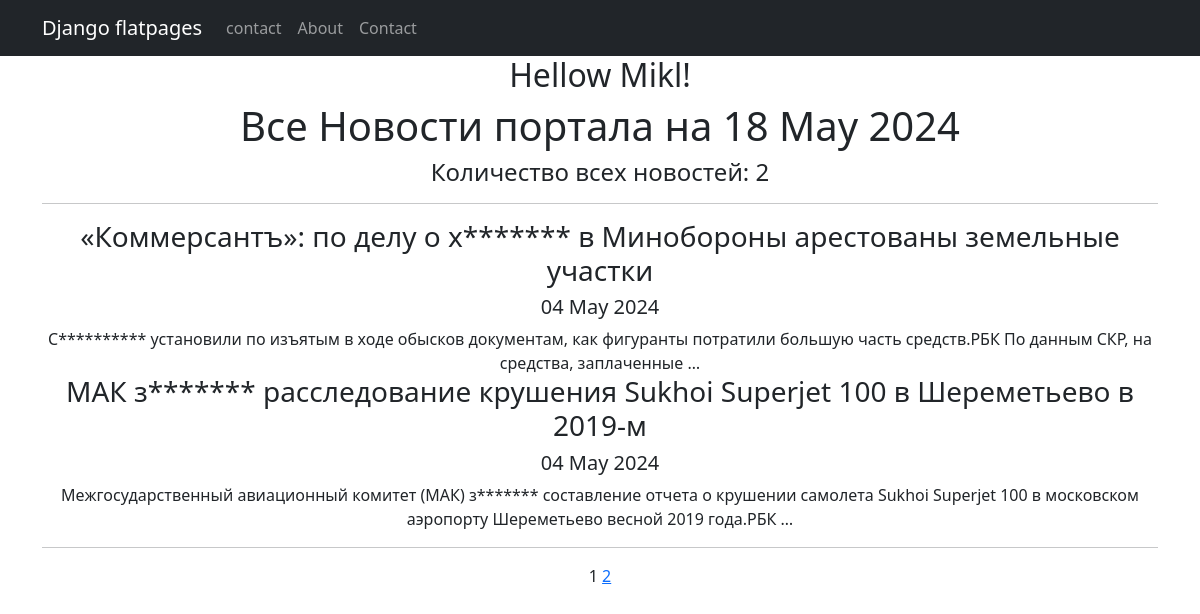
Page /news/ on the committed database.
### news/models.py (models this page shows, shortened)
class Post(models.Model):
    autor = models.ForeignKey(Author, on_delete=models.CASCADE)
    position = models.CharField(max_length=2, choices=POSITIONS, default=news)
    dataCreate = models.DateTimeField(auto_now_add=True)
    postCategory = models.ManyToManyField(Category, through="PostCategory")
    title = models.CharField(max_length=128)
    text = models.TextField()
    rating = models.SmallIntegerField(default=0)

### news/views.py (the view)
# urls.py: path('', PostList.as_view()),
class PostList(ListView):
    model = Post
    ordering = "dataCreate"
    template_name = 'news.html'
    context_object_name = 'posts'
    paginate_by = 2
    def get_context_data(self, **kwargs):
        context = super().get_context_data(**kwargs)
        context['time_now'] = datetime.utcnow()
        return context

### news/templatetags/custom_filters.py (called while the page is built)
@register.filter()
def censor(text):
    censored_words = ('хищениях', 'следователи', 'добавила', 'завершил', 'информацию')
    for i in text.split():
        if i.lower() in censored_words:
            text = text.replace(i, f"{i[0]}{'*' * (len(i) - 1)}")
    return text

### templates/news.html (shortened to what this page needs)
{% extends 'flatpages/default.html' %}
{% load custom_filters %}
{% block content %}
    <h1>Все Новости портала на {{ time_now|date:'d M Y' }}</h1>
    <h4>Количество всех новостей: {{ posts|length }}</h4>
    <hr>
    {% if posts %}
        {% for post in posts %}
            <h3>{{ post.title| censor }}</h3>
            <h5>{{ post.dataCreate|date:'d M Y' }}</h5>
            {{ post.text| censor | truncatewords:20 }}
        {% endfor %}
    {% else %}
        <h2>Новостей нет!</h2>
    {% endif %}
    <hr>
   {{ page_obj.number }}
   {% if page_obj.has_next %}
       <a href="?page={{ page_obj.next_page_number }}">{{ page_obj.next_page_number }}</a>
   {% endif %}
{% endblock content %}

### templates/flatpages/default.html (shortened to what this page needs)
<!DOCTYPE html>
<html lang="en">
    <head>
        {% load static %}
        <link href="{% static 'css/styles.css' %}" rel="stylesheet" />
    </head>
    <body>
        <nav class="navbar navbar-expand-lg navbar-dark bg-dark static-top">
           <div class="container">
               <a class="navbar-brand" href="#">Django flatpages</a>
               <div class="collapse navbar-collapse" id="navbarResponsive">
                   <ul class="navbar-nav ml-auto">
                       <li class="nav-item">
                           <a class="nav-link" href="/contact/">contact</a>
                       </li>
                       <li class="nav-item">
                           <a class="nav-link" href="/about/">About</a>
                       </li>
                       <li class="nav-item">
                           <a class="nav-link" href="/main/">Contact</a>
                       </li>
                   </ul>
               </div>
           </div>
        </nav>
        <div class="container">
            <div class="row">
                <div class="col-lg-12 text-center">
                    <h2> Hellow Mikl!</h2>
                   {% block content %}{% endblock content %}
               </div>
           </div>
        </div>
    </body>
</html>

### rows in the picture
Post: title|censor "«Коммерсантъ»: по делу о х******* в Минобороны арестованы земельные участки", dataCreate "04 May 2024", text|censor "С********** установили по изъятым в ходе обысков документам, как фигуранты потратили большую часть средств.РБК По данным СКР, на средства, заплаченные …"
Post: title|censor "МАК з******* расследование крушения Sukhoi Superjet 100 в Шереметьево в 2019-м", dataCreate "04 May 2024", text|censor "Межгосударственный авиационный комитет (МАК) з******* составление отчета о крушении самолета Sukhoi Superjet 100 в московском аэропорту Шереметьево весной 2019 года.РБК …"

### other values in the picture
{{ time_now|date:'d M Y' }} "18 May 2024"
{{ posts|length }} "2"
{{ page_obj.number }} "1"
{{ page_obj.next_page_number }} "2"
